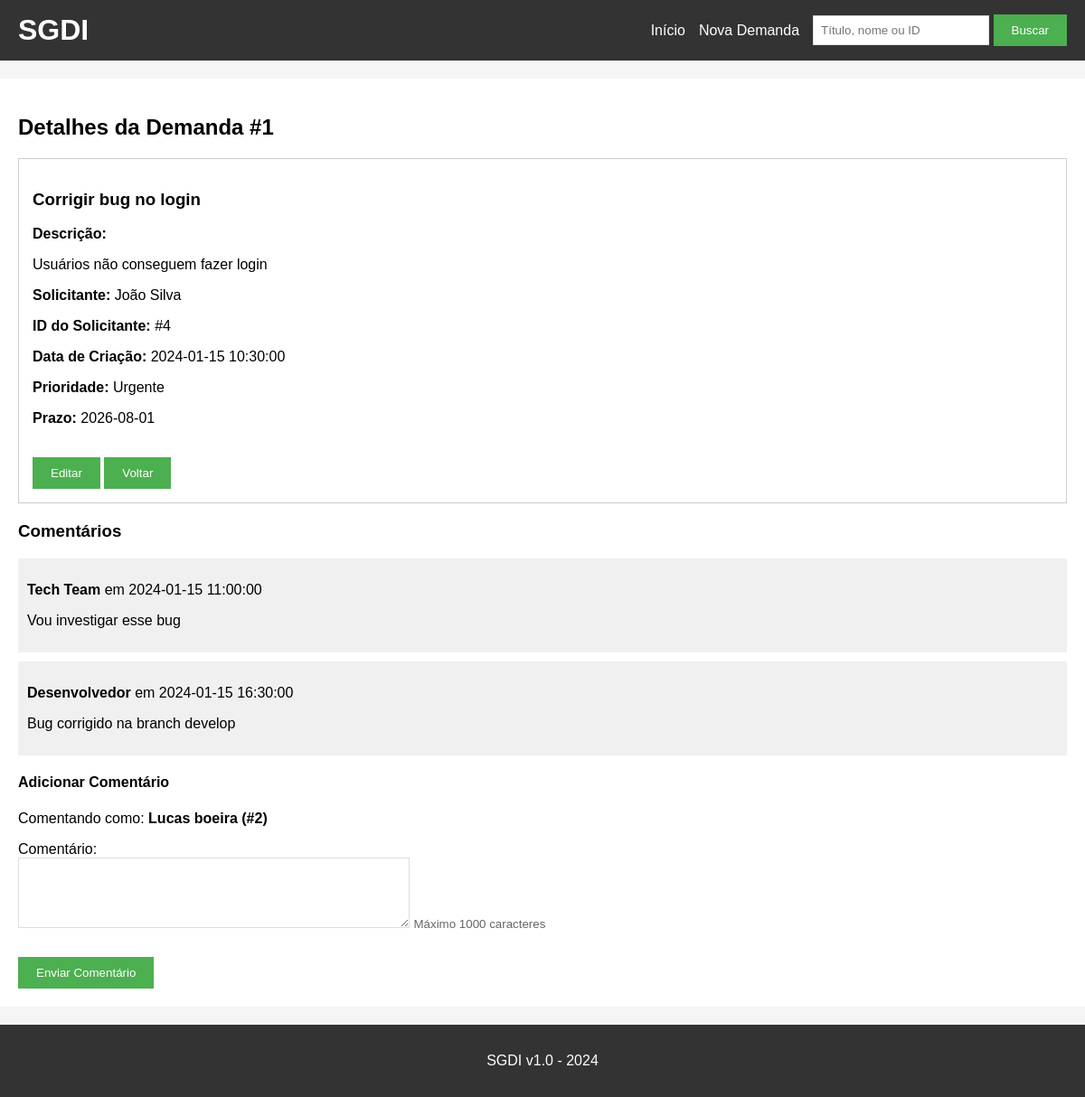
Page /detalhes/1 (signed in) on the committed database.
### tables this page shows
CREATE TABLE demandas (
    id INTEGER PRIMARY KEY AUTOINCREMENT,
    titulo TEXT NOT NULL,
    descricao TEXT,
    solicitante TEXT,
    solicitante_id INTEGER,
    data_criacao TEXT,
    prioridade TEXT,
    prazo TEXT,
    FOREIGN KEY (solicitante_id) REFERENCES solicitantes (id)
);

CREATE TABLE comentarios (
    id INTEGER PRIMARY KEY AUTOINCREMENT,
    demanda_id INTEGER,
    comentario TEXT,
    autor TEXT,
    data TEXT,
    FOREIGN KEY (demanda_id) REFERENCES demandas (id)
);

### app.py (the view)
@app.route('/detalhes/<id>')
def detalhes(id):
    conn = get_db()
    cursor = conn.cursor()
    demanda = cursor.execute('SELECT * FROM demandas WHERE id=?', (id,)).fetchone()
    comentarios = cursor.execute('SELECT * FROM comentarios WHERE demanda_id=?', (id,)).fetchall()
    conn.close()
    return render_template('detalhes.html', demanda=demanda, comentarios=comentarios)

### app.py (called while the page is built)
def get_db():
    conn = sqlite3.connect('demandas.db')
    conn.row_factory = sqlite3.Row
    return conn

@app.before_request #Chama a função automaticamente antes de toda requisição
def verificar_login():
    if 'email' not in session and request.endpoint not in ['login', 'logout', 'static']:
        return redirect(url_for('login'))

### templates/detalhes.html
{% extends "base.html" %}
{% block content %}
<h2>Detalhes da Demanda #{{ demanda[0] }}</h2>
<div class="detail-box">
    <h3>{{ demanda[1] }}</h3>
    <p><strong>Descrição:</strong></p>
    <p>{{ demanda[2] }}</p>
    <p><strong>Solicitante:</strong> {{ demanda[3] }}</p>
    <p><strong>ID do Solicitante:</strong> #{{ demanda[4] }}</p>
    <p><strong>Data de Criação:</strong> {{ demanda[5] }}</p>
    <p><strong>Prioridade:</strong> {{ demanda[6] }}</p>
    <p><strong>Prazo:</strong> {{ demanda[7] }}</p>
    <br>
    <a href="/editar/{{ demanda[0] }}"><button>Editar</button></a>
    <a href="/"><button>Voltar</button></a>
</div>
<h3>Comentários</h3>
{% for comentario in comentarios %}
<div class="comment-box">
    <p><strong>{{ comentario[3] }}</strong> em {{ comentario[4] }}</p>
    <p>{{ comentario[2] }}</p>
</div>
{% endfor %}
<h4>Adicionar Comentário</h4>
<p>Comentando como: <strong>{{ session['usuario'] }} (#{{ session['usuario_id'] }})</strong></p>
<form method="POST" action="/adicionar_comentario/{{ demanda[0] }}">
    <div>
        <label>Comentário:</label><br>
        <textarea name="comentario" rows="4" cols="50" maxlength="1000" required></textarea>
        <small class="text-muted">Máximo 1000 caracteres</small>
    </div>
    <br>
    <button type="submit">Enviar Comentário</button>
</form>
{% endblock %}

### static/style.css (style rules this page uses)
* { box-sizing: border-box; }
body { font-family: Arial, sans-serif; background-color: #f5f5f5; padding: 0; margin: 0; display: flex; flex-direction: column; min-height: 100vh; }
button { background-color: #4CAF50; color: white; padding: 10px 20px; border: none; cursor: pointer; }
form div { margin-bottom: 10px; }
input[type="text"], input[type="email"], input[type="password"], textarea { padding: 8px; border: 1px solid #ddd; max-width: 100%; }
textarea { resize: vertical; }
.text-muted { color: #666; }
.detail-box { border: 1px solid #ccc; padding: 15px; margin-bottom: 20px; }
.comment-box { background: #f0f0f0; padding: 10px; margin: 10px 0; }

### rows in the picture
demandas: id "1", titulo "Corrigir bug no login", descricao "Usuários não conseguem fazer login", solicitante "João Silva", solicitante "4", data_criacao "2024-01-15 10:30:00", prioridade "Urgente", prazo "2026-08-01"
comentarios: autor "Tech Team", data "2024-01-15 11:00:00", comentario "Vou investigar esse bug"
comentarios: autor "Desenvolvedor", data "2024-01-15 16:30:00", comentario "Bug corrigido na branch develop"

### other values in the picture
{{ session['usuario'] }} "Lucas boeira"
{{ session['usuario_id'] }} "2"
